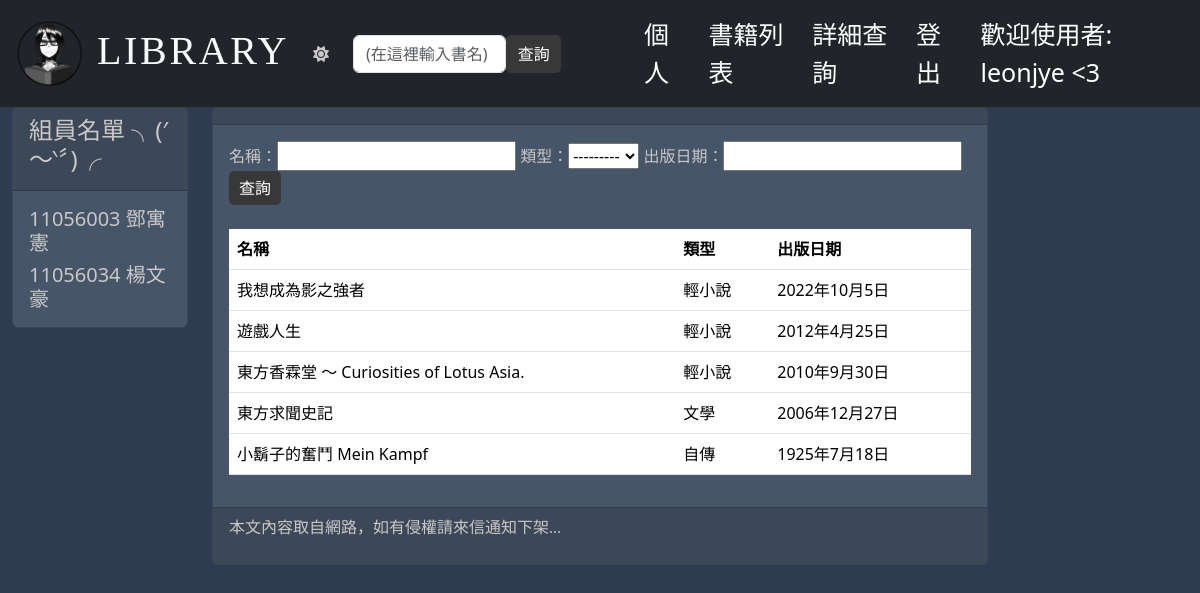
/filter/ (signed in), run on the app's committed database.
### mysite/models.py (models this page shows, shortened)
class Post(models.Model): #簡介用
    GENRE_CHOICES = (
        ('Literature', '文學'),
        ('Light Novel', '輕小說'),
        ('History', '歷史'),
        ('Biography', '自傳'),
        ('Philosophy', '哲學'),
    )
    title = models.CharField(max_length = 200)
    genre = models.CharField(max_length=20, choices=GENRE_CHOICES, default = '類型?')
    author = models.CharField(max_length = 200, default = 'who?')
    slug = models.CharField(max_length = 200)
    chapter = models.CharField(max_length = 200, default='有幾本?')
    body = models.TextField(max_length = 100000)
    pub_date = models.CharField(max_length = 200)
    image_url = models.URLField(blank=True, null=True)
    class Meta:
        ordering = ('-pub_date', )

### mysite/views.py (the view)
# urls.py: path('filter/', mv.filter, name="filter"),
def filter(request):
    book = Post.objects.all()
    bookFilter = BookFilter(queryset=book)
    if request.method == "POST":
        bookFilter = BookFilter(request.POST, queryset=book)
    context = {
        'bookFilter': bookFilter
    }
    return render(request, 'filter.html', context)

### mysite/cxt_processor.py (called while the page is built)
def theme(request):
    if 'is_dark_theme' in request.session:
        is_dark_theme = request.session.get('is_dark_theme')
        return{'is_dark_theme': is_dark_theme}
    return {'is_dark_theme':False}

### templates/filter.html (shortened to what this page needs)
{% extends 'base2.html' %}
{% block content %}
<form method='POST'>
    名稱：{{ bookFilter.form.title }}
    類型：{{ bookFilter.form.genre }}
    出版日期：{{ bookFilter.form.pub_date }}
    <input type="submit" class="btn btn-primary" value="查詢" />
</form>
<br />
<table class="table">
    <thead>
        <th>名稱</th>
        <th>類型</th>
        <th>出版日期</th>
    </thead>
    <tbody>
        {% for book in bookFilter.qs %}
        <tr>
            <td>{{ book.title }}</td>
            <td>{{ book.get_genre_display }}</td>
            <td>{{ book.pub_date }}</td>
        </tr>
        {% endfor %}
    </tbody>
</table>
{% endblock  %}

### templates/base2.html (shortened to what this page needs)
{% load static %}
{% load static tailwind_tags %}
<!DOCTYPE html>
<html class="{% if is_dark_theme %}dark{% endif %}">
    <head>
        {% tailwind_css %}
        <link rel="stylesheet" href="https://cdnjs.cloudflare.com/ajax/libs/font-awesome/6.0.0-beta3/css/all.min.css">
        <link href="https://cdn.jsdelivr.net/npm/bootstrap@5.3.2/dist/css/bootstrap.min.css" rel="stylesheet">
    </head>
    <body class="bg-gray-50 dark:bg-slate-800 text-black dark:text-gray-50">
        <nav class="navbar navbar-expand-lg navbar-dark bg-dark sticky-top">
            <div class="container-fluid">
                {% include 'header.html' %}
              <div class="collapse navbar-collapse" id="navbarSupportedContent">
                <ul class="navbar-nav me-auto mb-2 mb-lg-0">
                    {% if user.is_authenticated %}
                        <li class="nav-item">
                            <a style="font-size: 25px;" class="nav-link active" aria-current="page" href="/profile/">個人</a>
                        </li>
                        <li class="nav-item">
                            <a style="font-size: 25px;" class="nav-link active" aria-current="page" href="/view_book">書籍列表</a>
                        </li>
                        <li class="nav-item">
                            <a style="font-size: 25px;" class="nav-link active" aria-current="page" href="/filter">詳細查詢</a>
                        </li>
                        <li class="nav-item">
                            <a style="font-size: 25px;" class="nav-link active" aria-current="page" href="/logout/">登出</a>
                        </li>
                        <li class="nav-item">
                            <a style="font-size: 25px; font-family:'Segoe UI', Tahoma, Geneva, Verdana, sans-serif;" class="nav-link active" href="#">歡迎使用者: {{request.user}} <3</a>
                        </li>
                  {% endif %}
                </ul>
              </div>
            </div>
          </nav>
        <div class="container-fluid">
            <div class="row">
                <div class="col-sm-3 col-md-2 ">
                    <div class="card">
                        <div class="card-header">
                            <h4>組員名單 ╮(′～‵〞)╭</h4>
                        </div>
                        <div class="card-body">
                            <div class="list-group">
                                <h5 class="card-text">11056003 鄧寓憲</h5>
                                <h5 class="card-text">11056034 楊文豪</h5>
                            </div>
                        </div>
                    </div>
                </div>
                <div class="col-sm-8 col-md-8">
                    <div class="card">
                        <div class="card-header">
                        </div>
                        <div class="card-body">
                            {% block content %}
                             {% endblock %}
                        </div>
                        <div class="card-footer">
                            {% include 'footer.html' %}
                        </div>
                    </div>
                </div>
            </div>
        </div>
    </body>
</html>

### data on the page
Post: title "我想成為影之強者", genre "輕小說", pub_date "2022年10月5日"
Post: title "遊戲人生", genre "輕小說", pub_date "2012年4月25日"
Post: title "東方香霖堂 ～ Curiosities of Lotus Asia.", genre "輕小說", pub_date "2010年9月30日"
Post: title "東方求聞史記", genre "文學", pub_date "2006年12月27日"
Post: title "小鬍子的奮鬥 Mein Kampf", genre "自傳", pub_date "1925年7月18日"

### other printed values
{{ request.user }} "leonjye"
